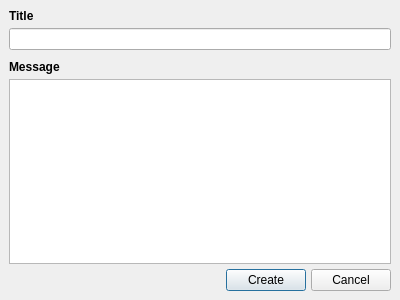
<?xml version="1.0" encoding="UTF-8"?>
<ui version="4.0">
 <class>DialogStickerCreate</class>
 <widget class="QDialog" name="DialogStickerCreate">
  <property name="geometry">
   <rect>
    <x>0</x>
    <y>0</y>
    <width>400</width>
    <height>300</height>
   </rect>
  </property>
  <property name="windowTitle">
   <string comment="LBL_DLG_STICKER_ADD_TITLE">Add Sticker</string>
  </property>
  <property name="windowIcon">
   <iconset resource="lh3.qrc">
    <normaloff>:/lh3/Resources/operators_stickers.png</normaloff>:/lh3/Resources/operators_stickers.png</iconset>
  </property>
  <layout class="QVBoxLayout" name="verticalLayout">
   <property name="spacing">
    <number>5</number>
   </property>
   <property name="margin">
    <number>9</number>
   </property>
   <item>
    <widget class="QLabel" name="label">
     <property name="font">
      <font>
       <weight>75</weight>
       <bold>true</bold>
      </font>
     </property>
     <property name="text">
      <string comment="LBL_DLG_STICKER_ADD_TITLE_L">Title</string>
     </property>
    </widget>
   </item>
   <item>
    <widget class="QLineEdit" name="leTitle"/>
   </item>
   <item>
    <widget class="QFrame" name="frame">
     <property name="frameShape">
      <enum>QFrame::StyledPanel</enum>
     </property>
     <property name="frameShadow">
      <enum>QFrame::Raised</enum>
     </property>
    </widget>
   </item>
   <item>
    <widget class="QLabel" name="label_2">
     <property name="font">
      <font>
       <weight>75</weight>
       <bold>true</bold>
      </font>
     </property>
     <property name="text">
      <string comment="LBL_DLG_STICKER_ADD_MESSAGE">Message</string>
     </property>
    </widget>
   </item>
   <item>
    <widget class="QPlainTextEdit" name="ptMessage"/>
   </item>
   <item>
    <layout class="QHBoxLayout" name="horizontalLayout">
     <property name="spacing">
      <number>5</number>
     </property>
     <item>
      <spacer name="horizontalSpacer">
       <property name="orientation">
        <enum>Qt::Horizontal</enum>
       </property>
       <property name="sizeHint" stdset="0">
        <size>
         <width>40</width>
         <height>20</height>
        </size>
       </property>
      </spacer>
     </item>
     <item>
      <widget class="QPushButton" name="pushButton">
       <property name="font">
        <font>
         <weight>50</weight>
         <bold>false</bold>
        </font>
       </property>
       <property name="text">
        <string comment="LBL_CREATE">Create</string>
       </property>
      </widget>
     </item>
     <item>
      <widget class="QPushButton" name="pushButton_2">
       <property name="font">
        <font>
         <weight>50</weight>
         <bold>false</bold>
        </font>
       </property>
       <property name="text">
        <string comment="LBL_CANCEL">Cancel</string>
       </property>
      </widget>
     </item>
    </layout>
   </item>
  </layout>
 </widget>
 <resources>
  <include location="lh3.qrc"/>
 </resources>
 <connections>
  <connection>
   <sender>pushButton_2</sender>
   <signal>clicked()</signal>
   <receiver>DialogStickerCreate</receiver>
   <slot>reject()</slot>
   <hints>
    <hint type="sourcelabel">
     <x>342</x>
     <y>278</y>
    </hint>
    <hint type="destinationlabel">
     <x>396</x>
     <y>177</y>
    </hint>
   </hints>
  </connection>
  <connection>
   <sender>pushButton</sender>
   <signal>clicked()</signal>
   <receiver>DialogStickerCreate</receiver>
   <slot>accept()</slot>
   <hints>
    <hint type="sourcelabel">
     <x>263</x>
     <y>281</y>
    </hint>
    <hint type="destinationlabel">
     <x>185</x>
     <y>281</y>
    </hint>
   </hints>
  </connection>
 </connections>
</ui>
